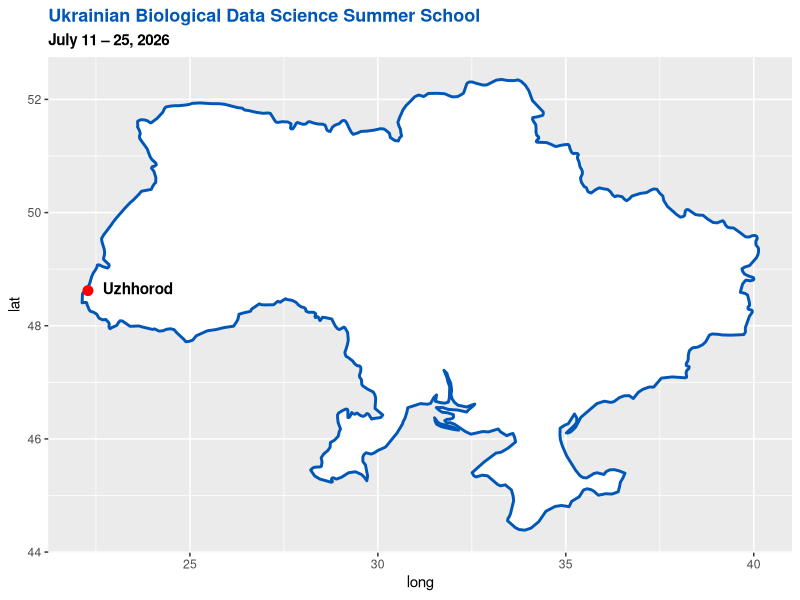

This chart was generated by the following R code:
## ---- chunk 1
library(tidyverse)
library(maps)

ukraine <- map_data("world", region = "Ukraine")
uzhhorod <- data.frame(city = "Uzhhorod", lon = 22.2879, lat = 48.6208)

ggplot(ukraine, aes(x = long, y = lat, group = group)) +
  geom_polygon(fill = "white", color = "#0057B7", linewidth = 1) +
  coord_quickmap() +
  geom_point(data = uzhhorod, aes(x = lon, y = lat),
             color = "red", size = 3, inherit.aes = FALSE) +
  geom_text(data = uzhhorod, aes(x = lon, y = lat, label = city),
            vjust = 0.3, hjust = -0.05, nudge_x = 0.3, fontface = "bold",
            inherit.aes = FALSE) +
  ggtitle("Ukrainian Biological Data Science Summer School",
          subtitle = "July 11 – 25, 2026") +
  theme(plot.title    = element_text(color = "#0057B7", face = "bold", size = 13),
        plot.subtitle = element_text(color = "black",   face = "bold", size = 11))
